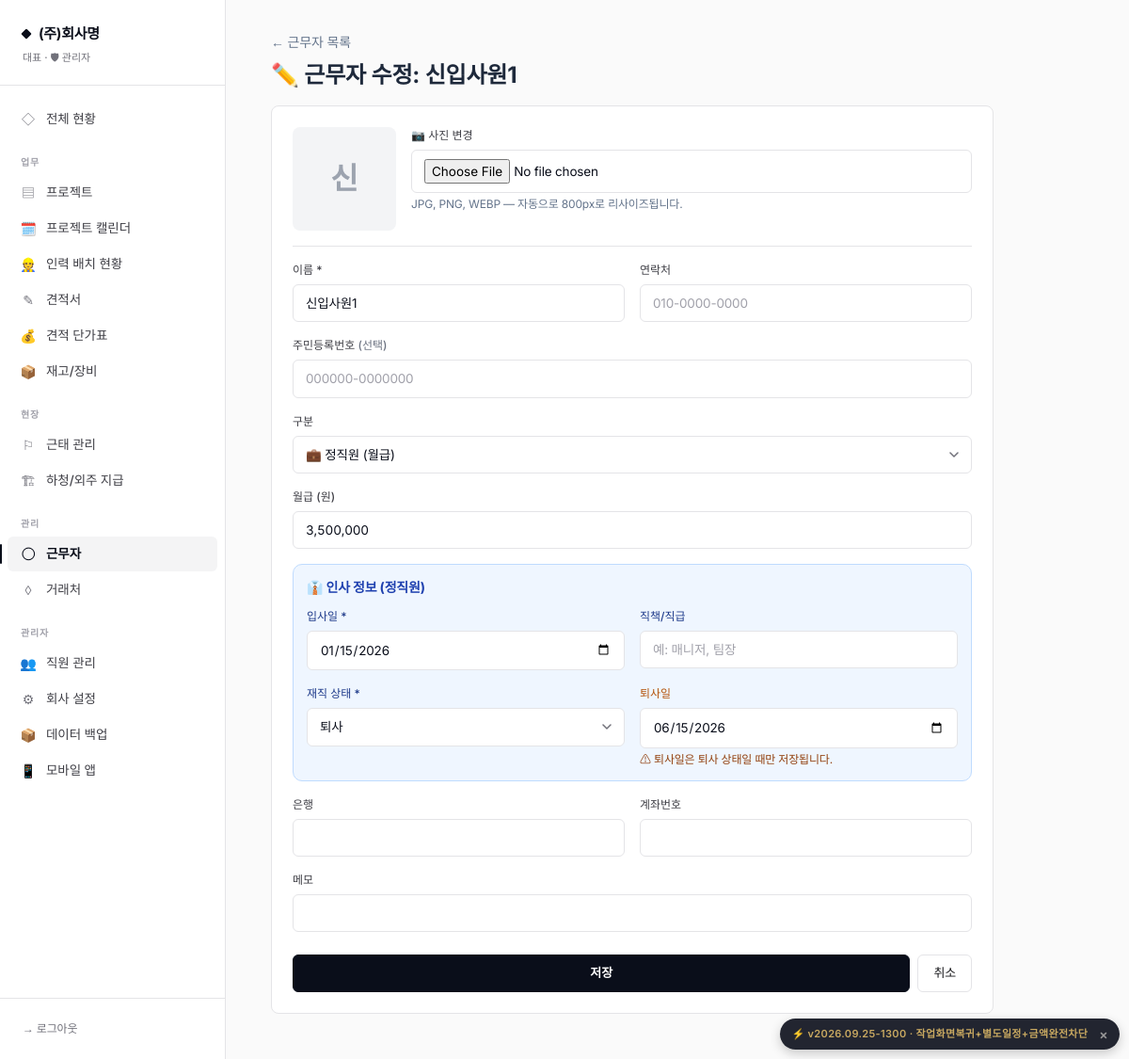
The page /workers/2/edit (signed in) on the database its author committed.
### database.py (models this page shows)
class CompanySettings(SQLModel, table=True):
    id: Optional[int] = Field(default=1, primary_key=True)
    company_name: str = ""           # 상호
    representative: str = ""          # 대표자명
    biz_number: str = ""              # 사업자등록번호
    biz_type: str = ""                # 업태
    biz_item: str = ""                # 종목
    phone: str = ""                   # 대표 전화
    fax: str = ""                     # 팩스
    email: str = ""                   # 이메일
    address: str = ""                 # 주소
    bank_account: str = ""            # 입금 계좌 (은행 + 계좌번호)
    logo_image: str = ""              # 로고 파일명
    stamp_image: str = ""             # 도장 파일명
    default_payment_terms: str = "세금계산서 발행 후 30일 이내 입금"
    default_delivery_terms: str = "발주일로부터 협의 후 결정"
    default_valid_days: int = 30      # 견적서 유효기간(일)
    quote_footer_notes: str = ""      # 견적서 하단 특기사항 기본값
    quote_theme: str = "classic"      # classic / charcoal / mustard
    quote_color_primary: str = ""     # 직접 지정 색상 (비우면 테마 기본값)
    quote_color_accent: str = ""
    quote_title_normal: str = "견  적  서"        # 납품용 견적서 제목
    quote_title_rental: str = "렌 탈 견 적 서"     # 렌탈용 견적서 제목
    quote_greeting: str = "아래와 같이 견적합니다."  # 인사문구
    quote_footer_message: str = ""                 # 견적서 하단 메시지 (감사문구 등)
    show_spec: bool = True            # 규격 컬럼
    show_unit: bool = True            # 단위 컬럼
    show_memo: bool = False           # 비고 컬럼
    show_bank_in_quote: bool = True   # 입금계좌 표시
    show_stamp_in_sign: bool = True   # 하단 서명란 도장
    show_logo: bool = True            # 로고 표시
    quote_font_scale: int = 100       # 100 = 기본, 110 = 1.1배 등
    quote_layout_json: str = ""
    equipment_prefixes_json: str = ""
    expense_migrated_subcontract: bool = True   # 신규 설치는 정리 대상 없음 → True

class User(SQLModel, table=True):
    id: Optional[int] = Field(default=None, primary_key=True)
    username: str = Field(unique=True, index=True)
    password_hash: str
    name: str
    role: str = "staff"  # admin / staff
    phone: str = ""
    is_active: bool = True
    permissions_json: str = "{}"
    employee_type: str = "정직원"  # 정직원 / 알바생 / 관리자 (정직원만 출퇴근 버튼 사용)
    worker_id: Optional[int] = Field(default=None, foreign_key="worker.id", index=True)
    created_at: datetime = Field(default_factory=datetime.utcnow)

class Worker(SQLModel, table=True):
    id: Optional[int] = Field(default=None, primary_key=True)
    name: str = Field(index=True)
    phone: str = ""
    bank: str = ""
    account: str = ""
    default_daily_wage: int = 150000  # 기본 일당 (15만원)
    employee_type: str = "알바"       # 정직원 / 알바
    monthly_salary: int = 0           # 정직원의 경우 월급
    resident_no: str = ""             # 주민등록번호 (000000-0000000 형식)
    photo_filename: str = ""          # 사진 파일명
    hire_date: Optional[date] = None         # 입사일
    resign_date: Optional[date] = None       # 퇴사일 (재직중이면 None)
    employment_status: str = "재직"           # 재직 / 휴직 / 퇴사
    position: str = ""                        # 직책/직급
    memo: str = ""
    is_active: bool = True
    created_at: datetime = Field(default_factory=datetime.utcnow)

### routes_worker.py (the view)
@router.get("/workers/{wid}/edit", response_class=HTMLResponse)
def worker_edit(request: Request, wid: int):
    user = _user(request)
    with Session(engine, expire_on_commit=False) as s:
        w = s.get(Worker, wid)
        if not w:
            raise HTTPException(404)
        readonly = False
        if not _is_admin(user):
            from permissions import my_worker
            me = my_worker(s, user)
            if not me or me.id != w.id:
                raise HTTPException(403, "다른 직원의 정보는 조회할 수 없습니다.")
            readonly = True   # 본인 정보: 조회만 가능
        wd = {
            "id": w.id, "name": w.name, "phone": w.phone, "bank": w.bank,
            "account": w.account, "default_daily_wage": w.default_daily_wage,
            "employee_type": w.employee_type or "알바",
            "monthly_salary": w.monthly_salary or 0,
            "resident_no": w.resident_no or "",
            "photo_filename": w.photo_filename or "",
            "memo": w.memo, "is_active": w.is_active,
            "hire_date": getattr(w, "hire_date", None),
            "resign_date": getattr(w, "resign_date", None),
            "employment_status": getattr(w, "employment_status", "재직") or "재직",
            "position": getattr(w, "position", "") or "",
        }
    return templates.TemplateResponse(request, "worker_edit.html", {"user": user, "w": wd, "readonly": readonly})

### templates/worker_edit.html (shortened to what this page needs)
{% extends "base.html" %}
{% block content %}
<div class="mb-4">
  <a href="/workers" class="text-sm text-slate-500">← 근무자 목록</a>
  <h1 class="text-2xl font-bold text-slate-800 mt-2">{% if readonly %}👤 내 정보: {{ w.name }}{% else %}✏️ 근무자 수정: {{ w.name }}{% endif %}</h1>
</div>
<form method="post" action="{% if readonly %}#{% else %}/workers/{{ w.id }}/edit{% endif %}" enctype="multipart/form-data" class="card space-y-4 max-w-3xl" id="worker-form">
  <div class="flex items-start gap-4 pb-4" style="border-bottom: 1px solid var(--line);">
    <div>
      {% if w.photo_filename %}
      <img id="current-photo" src="/worker-photo/{{ w.photo_filename }}"
           style="width:110px; height:110px; border-radius:8px; object-fit:cover; border:1px solid #E5E7EB;">
      {% else %}
      <div id="current-photo-placeholder" style="width:110px; height:110px; border-radius:8px; background:#F3F4F6; display:flex; align-items:center; justify-content:center; color:#9CA3AF; font-size:32px; font-weight:700;">{{ w.name[:1] }}</div>
      {% endif %}
    </div>
    <div style="flex: 1;">
      <label class="label">📷 사진 변경</label>
      <input name="photo" type="file" accept="image/*" capture="user" class="input"
             onchange="previewPhoto(this, 'photo-preview')">
      <p class="text-xs text-slate-500 mt-1">JPG, PNG, WEBP — 자동으로 800px로 리사이즈됩니다.</p>
    </div>
  </div>
  <div class="grid md:grid-cols-2 gap-4">
    <div><label class="label">이름 *</label><input name="name" class="input" value="{{ w.name }}" required></div>
    <div><label class="label">연락처</label><input name="phone" class="input" value="{{ w.phone }}" placeholder="010-0000-0000"></div>
  </div>
  <div>
    <label class="label">주민등록번호 <span class="text-xs" style="color:#6B7280;">(선택)</span></label>
    <input name="resident_no" class="input" value="{{ w.resident_no }}" placeholder="000000-0000000"
           maxlength="14" pattern="[0-9-]*" inputmode="numeric" oninput="formatResident(this)">
  </div>
  <div>
    <label class="label">구분</label>
    <select name="employee_type" class="input" onchange="toggleWageType(this.value)">
      <option value="정직원" {% if w.employee_type == '정직원' %}selected{% endif %}>💼 정직원 (월급)</option>
    </select>
  </div>
  <div id="wage-fulltime" {% if (w.employee_type or '알바') != '정직원' %}style="display:none;"{% endif %}>
    <label class="label">월급 (원)</label>
    <input name="monthly_salary" type="text" class="input num money-input" value="{{ w.monthly_salary or 0 }}">
  </div>
  <div id="hr-block" {% if (w.employee_type or '알바') != '정직원' %}style="display:none;"{% endif %}
       style="background: #EFF6FF; border: 1px solid #BFDBFE; border-radius: 10px; padding: 14px;">
    <div class="text-sm font-bold mb-3" style="color: #1E40AF;">👔 인사 정보 (정직원)</div>
    <div class="grid md:grid-cols-2 gap-4">
      <div>
        <label class="label" style="color: #1E3A8A;">입사일 *</label>
        <input name="hire_date" type="date" class="input"
               value="{{ w.hire_date.isoformat() if w.hire_date else '' }}">
      </div>
      <div>
        <label class="label" style="color: #1E3A8A;">직책/직급</label>
        <input name="position" class="input" value="{{ w.position }}" placeholder="예: 매니저, 팀장">
      </div>
      <div>
        <label class="label" style="color: #1E3A8A;">재직 상태 *</label>
        <select name="employment_status" class="input" id="emp-status-sel" onchange="toggleResignDate(this.value)">
          {% for s in ['재직', '휴직', '퇴사'] %}
          <option value="{{ s }}" {% if w.employment_status == s %}selected{% endif %}>{{ s }}</option>
          {% endfor %}
        </select>
      </div>
      <div id="resign-date-block" {% if w.employment_status != '퇴사' %}style="display:none;"{% endif %}>
        <label class="label" style="color: #B45309;">퇴사일</label>
        <input name="resign_date" type="date" class="input"
               value="{{ w.resign_date.isoformat() if w.resign_date else '' }}">
        <div class="text-xs mt-1" style="color: #92400E;">⚠ 퇴사일은 퇴사 상태일 때만 저장됩니다.</div>
      </div>
    </div>
  </div>
  <div class="grid md:grid-cols-2 gap-4">
    <div><label class="label">은행</label><input name="bank" class="input" value="{{ w.bank }}"></div>
    <div><label class="label">계좌번호</label><input name="account" class="input" value="{{ w.account }}"></div>
  </div>
  <div><label class="label">메모</label><input name="memo" class="input" value="{{ w.memo }}"></div>
{% if readonly %}</fieldset>
  <div class="flex gap-2 pt-2"><a href="/workers" class="btn-secondary">← 목록으로</a></div>
{% else %}
  <div class="flex gap-2 pt-2">
    <button class="btn-primary flex-1">저장</button>
    <a href="/workers" class="btn-secondary">취소</a>
  </div>
{% endif %}
</form>
{% endblock %}

### templates/base.html (shortened to what this page needs)
{% set _asset_ver = 'v2026.09.25-1300' %}
<!doctype html>
<html lang="ko">
<head>
<link href="https://cdn.jsdelivr.net/gh/orioncactus/pretendard@v1.3.9/dist/web/static/pretendard.min.css" rel="stylesheet">
<script src="https://cdn.tailwindcss.com"></script>
</head>
<body class="min-h-screen">
{% if request.state.user %}
{% set path = request.url.path %}
<aside class="hidden md:flex md:flex-col fixed inset-y-0 left-0 w-60 sidebar">
  <div class="brand">
    <div class="brand-mark">{{ request.state.company.company_name if request.state.company and request.state.company.company_name else 'Settlement' }}</div>
    <div class="brand-sub">{{ request.state.user.name }} · {% if request.state.is_admin %}🛡 관리자{% else %}👤 직원{% endif %}</div>
  </div>
  {% set perms = request.state.perms or {} %}
  {% set is_admin = request.state.is_admin %}
  <nav class="flex-1 py-4 overflow-y-auto">
    <a href="/" class="nav-link {% if path == '/' %}active{% endif %}"><span class="icon">◇</span>전체 현황</a>
    <div class="nav-section">업무</div>
    {% if is_admin or perms.get('projects') %}
    <a href="/projects" class="nav-link {% if path.startswith('/project') and not path.startswith('/project-calendar') %}active{% endif %}"><span class="icon">▤</span>프로젝트</a>
    <a href="/project-calendar" class="nav-link {% if path.startswith('/project-calendar') %}active{% endif %}"><span class="icon">🗓️</span>프로젝트 캘린더</a>
    <a href="/staffing" class="nav-link {% if path.startswith('/staffing') %}active{% endif %}"><span class="icon">👷</span>인력 배치 현황</a>
    {% endif %}
    {% if is_admin or perms.get('quotes') %}
    <a href="/quotes" class="nav-link {% if path.startswith('/quote') %}active{% endif %}"><span class="icon">✎</span>견적서</a>
    {% endif %}
    {% if is_admin or perms.get('products') %}
    <a href="/products" class="nav-link {% if path.startswith('/product') or path.startswith('/item') %}active{% endif %}"><span class="icon">💰</span>견적 단가표</a>
    <a href="/inventory" class="nav-link {% if path.startswith('/inventory') or path.startswith('/equipment') %}active{% endif %}"><span class="icon">📦</span>재고/장비</a>
    {% endif %}
    <div class="nav-section">현장</div>
    {% if is_admin or perms.get('attendance') %}
    <a href="/attendance" class="nav-link {% if path.startswith('/attendance') %}active{% endif %}"><span class="icon">⚐</span>근태 관리</a>
    {% endif %}
    {% if is_admin or perms.get('expenses') %}
    <a href="/expenses" class="nav-link {% if path.startswith('/expense') %}active{% endif %}"><span class="icon">🏗</span>하청/외주 지급</a>
    {% endif %}
    {% if is_admin or perms.get('workers') or perms.get('vendors') %}
    <div class="nav-section">관리</div>
    {% if is_admin or perms.get('workers') %}
    <a href="/workers" class="nav-link {% if path.startswith('/worker') %}active{% endif %}"><span class="icon">◯</span>근무자</a>
    {% endif %}
    {% if is_admin or perms.get('vendors') %}
    <a href="/vendors" class="nav-link {% if path.startswith('/vendor') %}active{% endif %}"><span class="icon">◊</span>거래처</a>
    {% endif %}
    {% endif %}
    {% if is_admin %}
    <div class="nav-section">관리자</div>
    <a href="/employees" class="nav-link {% if path.startswith('/employee') %}active{% endif %}"><span class="icon">👥</span>직원 관리</a>
    <a href="/settings" class="nav-link {% if path.startswith('/settings') %}active{% endif %}"><span class="icon">⚙</span>회사 설정</a>
    <a href="/backup" class="nav-link {% if path.startswith('/backup') %}active{% endif %}"><span class="icon">📦</span>데이터 백업</a>
    {% endif %}
    <a href="/m/" target="_blank" class="nav-link"><span class="icon">📱</span>모바일 앱</a>
  </nav>
  <div class="px-3 py-4 border-t" style="border-color: var(--line);">
    <a href="/logout" class="block px-3 py-2 text-xs font-medium" style="color: var(--ink-4);">→ 로그아웃</a>
  </div>
</aside>
<main class="md:ml-60 px-5 md:px-12 py-8 pb-24 md:pb-12 max-w-[1400px]">
  {% block content %}{% endblock %}
</main>
{% else %}
<main>{% block content_nologin %}{% endblock %}</main>
{% endif %}
{% set _current_version = 'v2026.09.25-1300' %}
<div id="deploy-version-badge" title="배포 버전 — 클릭하면 이 버전 안내를 다시 표시하지 않습니다"
     data-version="{{ _current_version }}"
     style="display:none; position:fixed; right:10px; bottom:10px; z-index:9990;
            background:rgba(10,14,26,0.9); color:#C9A961;
            padding:6px 12px; border-radius:999px;
            font-size:11px; font-weight:600; letter-spacing:0.03em;
            font-family:'Inter', monospace; cursor:pointer;
            box-shadow:0 4px 12px rgba(0,0,0,0.2);
            display:flex; align-items:center; gap:8px;">
  <span>⚡ {{ _current_version }} · 작업화면복귀+별도일정+금액완전차단</span>
  <span style="font-size:14px; color:#999; padding-left:4px;">×</span>
</div>
</body>
</html>

### rows shown on the page
CompanySettings: state.company "(주)회사명"
User: state.user.name "대표"
Worker: name "신입사원1", name "신", employee_type "💼 정직원 (월급)", monthly_salary "3,500,000", hire_date "01/15/2026", employment_status "퇴사", resign_date "06/15/2026"

### other values the page prints
{{ _current_version }} "v2026.09.25-1300"
